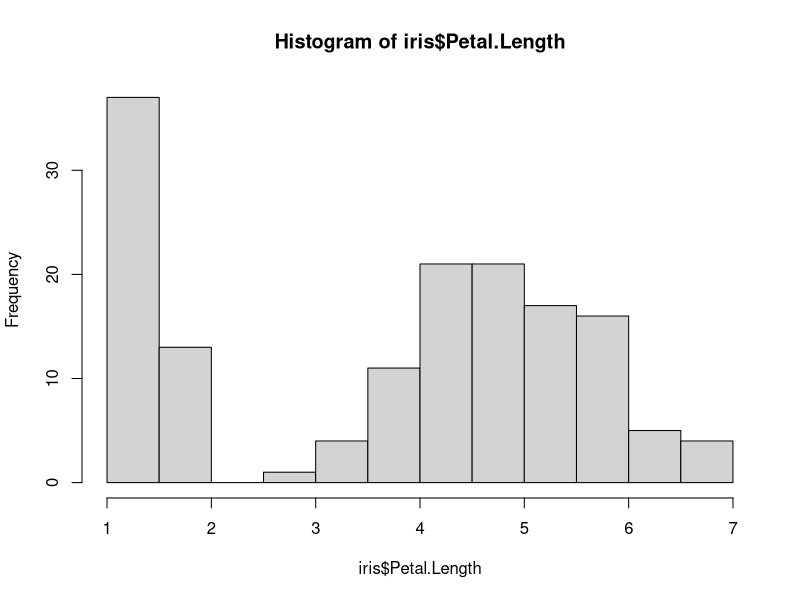
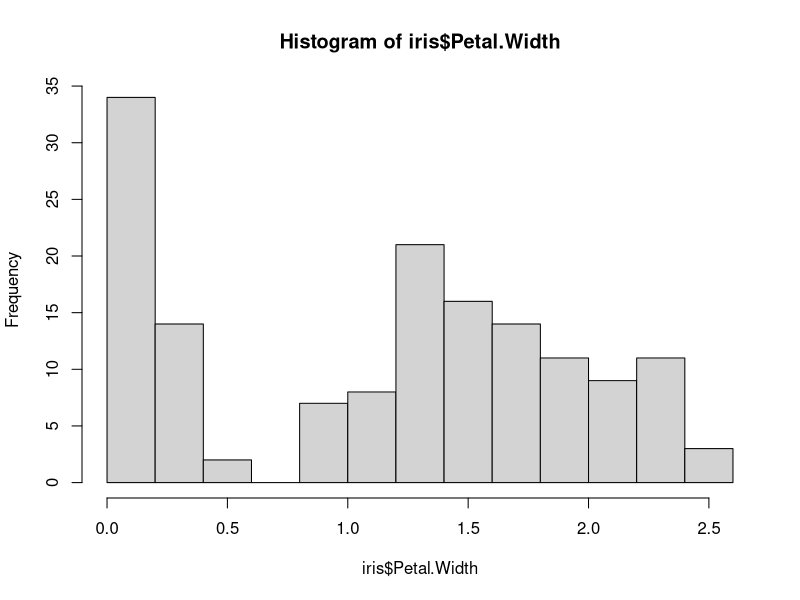
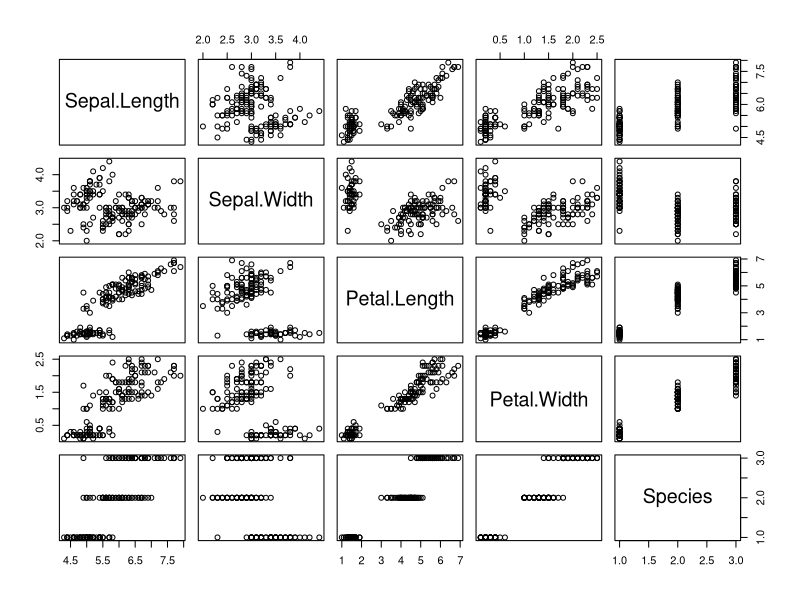
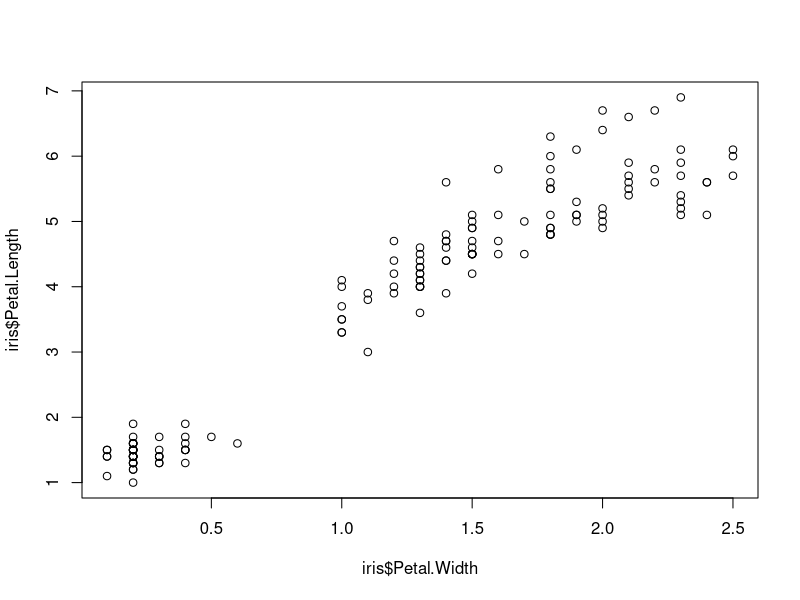
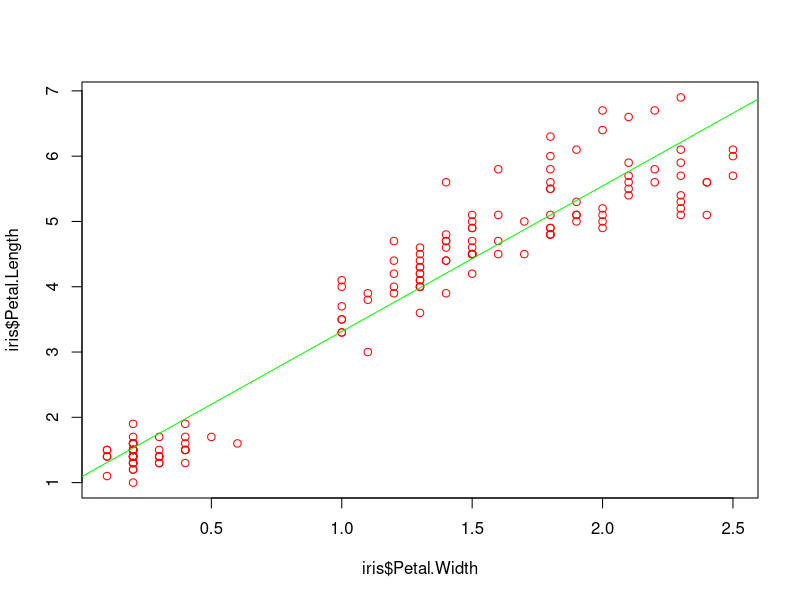

These charts were generated, in order, by the following R code:

head(iris) #contiene caracteristicas de una flor
summary(iris) #da el minimo, 1° cuartil,mediana,media,3°cuartil y el max de cada columna
lapply(iris,class)

iris$Petal.Length
hist(iris$Petal.Length)
hist(iris$Petal.Width)

plot(iris) #al aplicarlo a un dataframe hace gráficos de correlaciones
#podemos ver entre cuales variables existe mayor o menor correlación

plot(x= iris$Petal.Width,
     y= iris$Petal.Length)

#ajuste lineal
modelo = lm(Petal.Length~Petal.Width,data = iris) #ajuste de minimos cuadrados
modelo #muestra un resumen de los coeficientes que definen el modelo
#la variable indepentiente es el ancho
#long= 2.130 * ancho + 1.084

names(modelo)
modelo$fitted.values

summary(modelo)
plot(y=iris$Petal.Length,
     x=iris$Petal.Width,
     col="red")
x = seq(0,3,length=1000)
lines(x,2.230 * x + 1.084,
      col="green")
